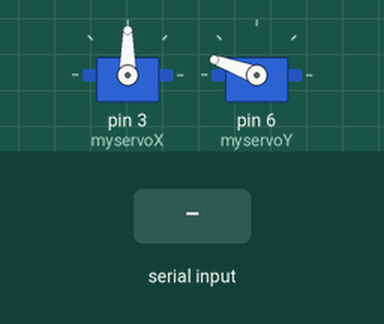
Bench run of a sketch on a simulated Arduino Uno, built with avr-gcc and run on an emulated ATmega328P. On the bench: 2 × servo. The test bench sets the inputs (shaded band).

Above: at 1.2 s.
1.3 s: "90,45\n" received over Serial
At 2.5 s:
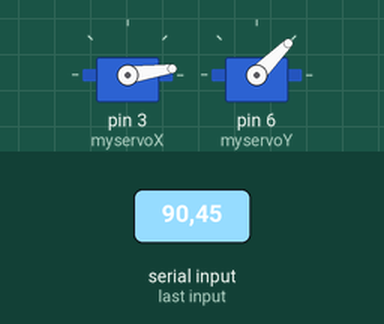
2.8 s: "30,150\n" received over Serial
At 3.9 s:
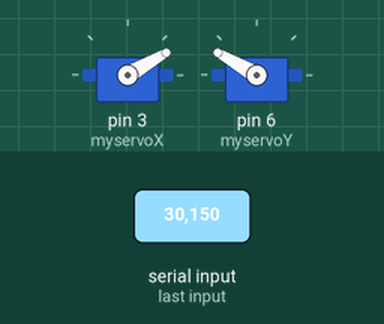
4.3 s: "5\n" received over Serial
At 5.0 s:
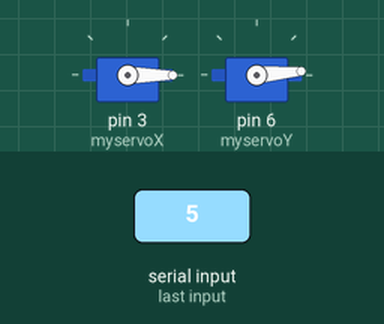
5.8 s: "90\n" received over Serial
At 6.2 s:
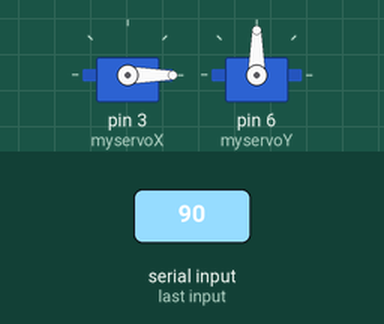
7.3 s: "200\n" received over Serial
At 8.5 s:
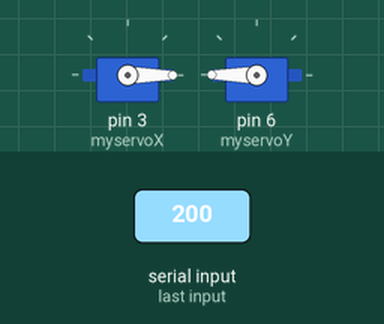
Timing chart, 0 to 9.8 s (numbered marks = the images above; inputs shaded):
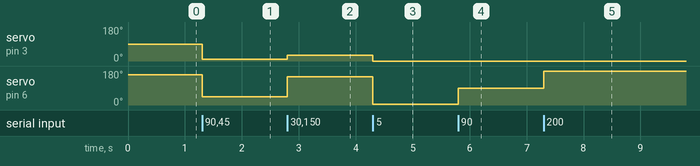

The sketch:

colorDino.ino
```cpp
#include <Servo.h>

Servo myservoX;  // create servo object to control a servo
// twelve servo objects can be created on most boards
Servo myservoY;

int posY = 160;// ustte bulunan servonun yukari ve asagi hareketidir
int posX = 90; // altte bulunan servonun saga sola hareketidir
//gelen veri x birlesim y dir, 6 hanelidir
long veri=90;
int i=0;

String inString="";

void setup() {
  myservoX.attach(3);  // attaches the servo on pin 9 to the servo object
  myservoY.attach(6);

  myservoX.write(posX);              // tell servo to go to position in variable 'pos'
  myservoY.write(posY);
  Serial.begin(115200);
// Serial.println(veri);
}

void loop() {

    while(Serial.available()>0)
    {
      int inChar = Serial.read();
    if (isDigit(inChar)) {
      // convert the incoming byte to a char and add it to the string:
      inString += (char)inChar;
    }
    // if you get a newline, print the string, then the string's value:
    if (inChar == '\n') {

       veri = inString.toInt();

     /* i++;
      Serial.println(i);
      Serial.println("******");
     */
     posY=veri%1000;
     posX=(veri-posX)/1000;
     // Serial.println(veri);

    //  Serial.print("Value:");
     // Serial.println(inString.toInt());
   //   Serial.print("String: ");
     // Serial.println(inString);
      // clear the string for new input:
      inString = "";
    }
    Serial.flush();


    }


    myservoX.write(posX);              // tell servo to go to position in variable 'pos'
    myservoY.write(posY);              // tell servo to go to position in variable 'pos'

  //  delay(100);                       // waits 15ms for the servo to reach the position

}
```

Measured:
- after the input at 1.3 s, servo on pin 3 (myservoX): 90° → 8° at once; servo on pin 6 (myservoY): 160° → 45° at once
- after the input at 2.8 s, servo on pin 3 (myservoX): 8° → 30° at once; servo on pin 6 (myservoY): 45° → 150° at once
- after the input at 4.3 s, servo on pin 3 (myservoX): 30° → 0° at once; servo on pin 6 (myservoY): 150° → 5° at once
- after the input at 5.8 s, servo on pin 6 (myservoY): 5° → 90° at once
- after the input at 7.3 s, servo on pin 6 (myservoY): 90° → 180° at once
